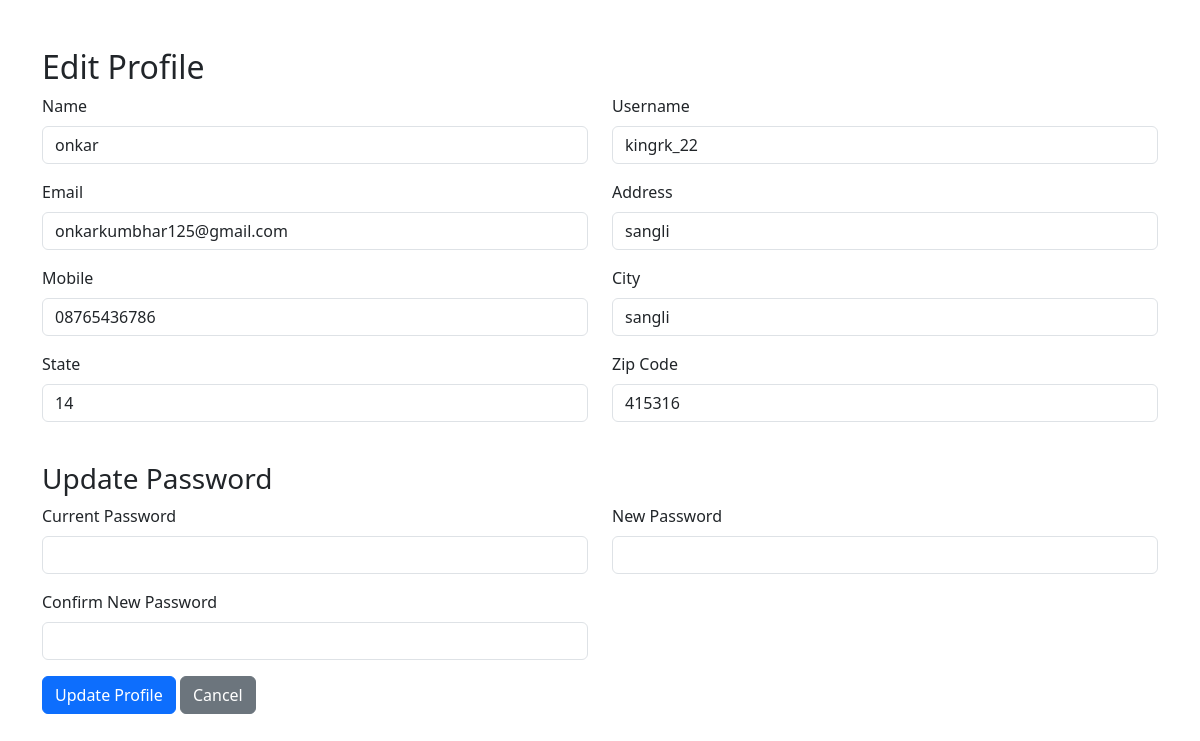
The page /edit_profile.php (signed in) on the database its author committed.
### tables this page shows
CREATE TABLE `users` (
  `id` int(11) NOT NULL,
  `Name` varchar(255) NOT NULL,
  `user_name` varchar(100) NOT NULL,
  `Email` varchar(50) NOT NULL,
  `password` varchar(255) NOT NULL,
  `address` varchar(255) NOT NULL,
  `Mobile` varchar(20) DEFAULT NULL,
  `city` varchar(100) NOT NULL,
  `state` int(11) NOT NULL,
  `zip` varchar(10) NOT NULL,
  `created_at` timestamp NOT NULL DEFAULT current_timestamp()
);

### edit_profile.php (the view, shortened to what this page needs)
<?php
include('include/db_con.php');
$user_id = $_SESSION['user_id'];
$sql = "SELECT Name, user_name, email, address, Mobile, city, state, zip FROM users WHERE id = ?";
$stmt = $con->prepare($sql);
$stmt->bind_param("i", $user_id);
$stmt->execute();
$result = $stmt->get_result();
$user = $result->fetch_assoc();
?>
<!DOCTYPE html>
<html lang="en">
<head>
    <link href="https://cdn.jsdelivr.net/npm/bootstrap@5.3.3/dist/css/bootstrap.min.css" rel="stylesheet" />
</head>
<body>
    <div class="container mt-5">
        <h2>Edit Profile</h2>
        <form method="POST" action="">
            <div class="row">
                <div class="col-md-6 mb-3">
                    <label for="name" class="form-label">Name</label>
                    <input type="text" class="form-control" id="name" name="name" value="<?php echo htmlspecialchars($user['Name']); ?>" required>
                </div>
                <div class="col-md-6 mb-3">
                    <label for="user_name" class="form-label">Username</label>
                    <input type="text" class="form-control" id="user_name" name="user_name" value="<?php echo htmlspecialchars($user['user_name']); ?>" required>
                </div>
                <div class="col-md-6 mb-3">
                    <label for="email" class="form-label">Email</label>
                    <input type="email" class="form-control" id="email" name="email" value="<?php echo htmlspecialchars($user['email']); ?>" required>
                </div>
                <div class="col-md-6 mb-3">
                    <label for="address" class="form-label">Address</label>
                    <input type="text" class="form-control" id="address" name="address" value="<?php echo htmlspecialchars($user['address']); ?>" required>
                </div>
                <div class="col-md-6 mb-3">
                    <label for="mobile" class="form-label">Mobile</label>
                    <input type="text" class="form-control" id="mobile" name="mobile" value="<?php echo htmlspecialchars($user['Mobile']); ?>" required>
                </div>
                <div class="col-md-6 mb-3">
                    <label for="city" class="form-label">City</label>
                    <input type="text" class="form-control" id="city" name="city" value="<?php echo htmlspecialchars($user['city']); ?>" required>
                </div>
                <div class="col-md-6 mb-3">
                    <label for="state" class="form-label">State</label>
                    <input type="text" class="form-control" id="state" name="state" value="<?php echo htmlspecialchars($user['state']); ?>" required>
                </div>
                <div class="col-md-6 mb-3">
                    <label for="zip" class="form-label">Zip Code</label>
                    <input type="text" class="form-control" id="zip" name="zip" value="<?php echo htmlspecialchars($user['zip']); ?>" required>
                </div>
            </div>
            <h3 class="mt-4">Update Password</h3>
            <div class="row">
                <div class="col-md-6 mb-3">
                    <label for="current_password" class="form-label">Current Password</label>
                    <input type="password" class="form-control" id="current_password" name="current_password" required>
                </div>
                <div class="col-md-6 mb-3">
                    <label for="new_password" class="form-label">New Password</label>
                    <input type="password" class="form-control" id="new_password" name="new_password" required>
                </div>
                <div class="col-md-6 mb-3">
                    <label for="confirm_password" class="form-label">Confirm New Password</label>
                    <input type="password" class="form-control" id="confirm_password" name="confirm_password" required>
                </div>
            </div>
            <button type="submit" class="btn btn-primary">Update Profile</button>
            <a href="profile.php" class="btn btn-secondary">Cancel</a>
        </form>
    </div>
</body>
</html>

### rows shown on the page
users: name "onkar", user_name "kingrk_22", email "onkarkumbhar125@gmail.com", address "sangli", mobile "08765436786", city "sangli", state "14", zip "415316"
